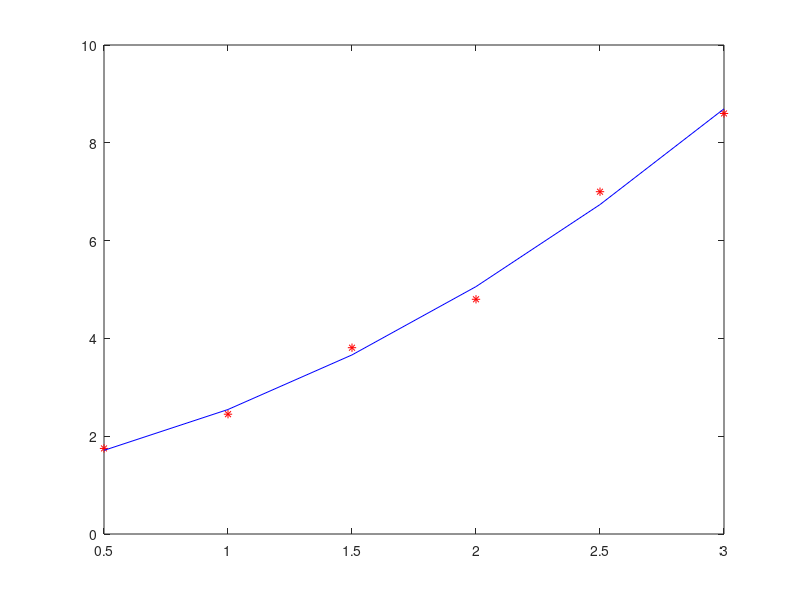

Recreate this plot in MATLAB.

x=[0.5,1.0,1.5,2.0,2.5,3.0];
y=[1.75,2.45,3.81,4.80,7.00,8.60];
p=polyfit(x,y,2)
x1=0.5:0.5:3.0;
y1=polyval(p,x1);
plot(x,y,'*r',x1,y1,'-b')
